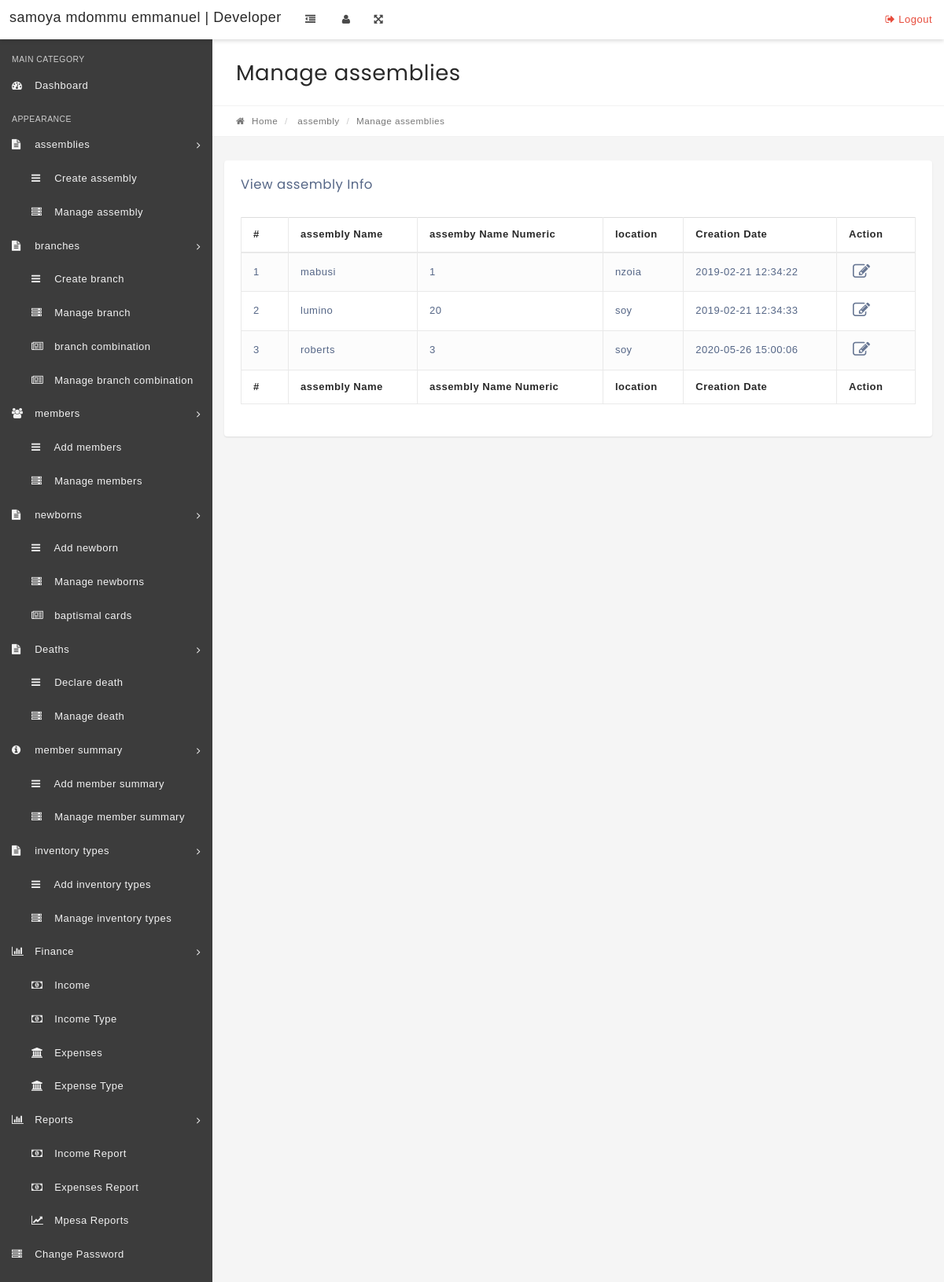
The page /manage-assembly.php on the database its author committed.
### tables this page shows
CREATE TABLE `assembly` (
  `id` int(11) NOT NULL,
  `name` varchar(80) DEFAULT NULL,
  `nameNumeric` int(4) NOT NULL,
  `location` varchar(5) NOT NULL,
  `CreationDate` timestamp NOT NULL DEFAULT CURRENT_TIMESTAMP,
  `UpdationDate` timestamp NOT NULL DEFAULT '0000-00-00 00:00:00' ON UPDATE CURRENT_TIMESTAMP
);

### manage-assembly.php (the view, shortened to what this page needs)
<?php
include('includes/config.php');
if(strlen($_SESSION['alogin'])=="")
    {
    header("Location: index.php");
    }
    else{
?>
<!DOCTYPE html>
<html lang="en">
    <head>
        <link rel="stylesheet" href="css/bootstrap.min.css" media="screen" >
        <link rel="stylesheet" href="css/font-awesome.min.css" media="screen" >
        <link rel="stylesheet" href="css/animate-css/animate.min.css" media="screen" >
        <link rel="stylesheet" href="css/lobipanel/lobipanel.min.css" media="screen" >
        <link rel="stylesheet" href="css/prism/prism.css" media="screen" >
        <link rel="stylesheet" type="text/css" href="js/DataTables/datatables.min.css"/>
        <link rel="stylesheet" href="css/main.css" media="screen" >
    </head>
    <body class="top-navbar-fixed">
        <div class="main-wrapper">
   <?php include('includes/topbar.php');?>
            <div class="content-wrapper">
                <div class="content-container">
<?php include('includes/leftbar.php');?>
                    <div class="main-page">
                        <div class="container-fluid">
                            <div class="row page-title-div">
                                <div class="col-md-6">
                                    <h2 class="title">Manage assemblies</h2>
                                </div>
                            </div>
                            <div class="row breadcrumb-div">
                                <div class="col-md-6">
                                    <ul class="breadcrumb">
            							<li><a href="dashboard.php"><i class="fa fa-home"></i> Home</a></li>
                                        <li> assembly</li>
            							<li class="active">Manage assemblies</li>
            						</ul>
                                </div>
                            </div>
                        </div>
                        <section class="section">
                            <div class="container-fluid">
                                <div class="row">
                                    <div class="col-md-12">
                                        <div class="panel">
                                            <div class="panel-heading">
                                                <div class="panel-title">
                                                    <h5>View assembly Info</h5>
                                                </div>
                                            </div>
                                            <div class="panel-body p-20">
                                                <table id="example" class="display table table-striped table-bordered" cellspacing="0" width="100%">
                                                    <thead>
                                                        <tr>
                                                            <th>#</th>
                                                            <th>assembly Name</th>
                                                            <th>assemby Name Numeric</th>
                                                            <th>location</th>
                                                            <th>Creation Date</th>
                                                            <th>Action</th>
                                                        </tr>
                                                    </thead>
                                                    <tfoot>
                                                        <tr>
                                                          <th>#</th>
                                                            <th>assembly Name</th>
                                                            <th>assembly Name Numeric</th>
                                                            <th>location</th>
                                                            <th>Creation Date</th>
                                                            <th>Action</th>
                                                        </tr>
                                                    </tfoot>
                                                    <tbody>
<?php $sql = "SELECT * from assembly";
$query = $dbh->prepare($sql);
$query->execute();
$results=$query->fetchAll(PDO::FETCH_OBJ);
$cnt=1;
if($query->rowCount() > 0)
{
foreach($results as $eulogy)
{   ?>
<tr>
 <td><?php echo htmlentities($cnt);?></td>
                                                            <td><?php echo htmlentities($eulogy->name);?></td>
                                                            <td><?php echo htmlentities($eulogy->nameNumeric);?></td>
                                                            <td><?php echo htmlentities($eulogy->location);?></td>
                                                            <td><?php echo htmlentities($eulogy->CreationDate);?></td>
<td>
<a href="edit-assembly.php?id=<?php echo htmlentities($eulogy->id);?>"><i class="fa fa-edit" title="Edit Record"></i> </a>
</td>
</tr>
<?php $cnt=$cnt+1;}} ?>
                                                    </tbody>
                                                </table>
                                            </div>
                                        </div>
                                    </div>
                                                </div>
                                            </div>
                                        </div>
                                    </div>
                                </div>
                            </div>
    </body>
</html>
<?php } ?>

### rows shown on the page
assembly: name "mabusi", nameNumeric "1", location "nzoia", CreationDate "2019-02-21 12:34:22"
assembly: name "lumino", nameNumeric "20", location "soy", CreationDate "2019-02-21 12:34:33"
assembly: name "roberts", nameNumeric "3", location "soy", CreationDate "2020-05-26 15:00:06"
